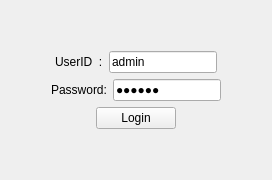
<?xml version="1.0" encoding="UTF-8"?>
<ui version="4.0">
 <class>LoginForm</class>
 <widget class="QWidget" name="LoginForm">
  <property name="geometry">
   <rect>
    <x>0</x>
    <y>0</y>
    <width>450</width>
    <height>220</height>
   </rect>
  </property>
  <property name="windowTitle">
   <string>Login</string>
  </property>
  <layout class="QVBoxLayout">
   <property name="sizeConstraint">
    <enum>QLayout::SetFixedSize</enum>
   </property>
   <item>
    <spacer name="v1">
     <property name="orientation">
      <enum>Qt::Vertical</enum>
     </property>
     <property name="sizeHint" stdset="0">
      <size>
       <width>20</width>
       <height>40</height>
      </size>
     </property>
    </spacer>
   </item>
   <item>
    <layout class="QHBoxLayout" name="ID">
     <item>
      <spacer name="h2">
       <property name="orientation">
        <enum>Qt::Horizontal</enum>
       </property>
       <property name="sizeHint" stdset="0">
        <size>
         <width>40</width>
         <height>20</height>
        </size>
       </property>
      </spacer>
     </item>
     <item>
      <widget class="QLabel" name="IDLabel">
       <property name="text">
        <string>UserID  :</string>
       </property>
      </widget>
     </item>
     <item>
      <widget class="QLineEdit" name="UserID">
       <property name="text">
        <string>admin</string>
       </property>
      </widget>
     </item>
     <item>
      <spacer name="h1">
       <property name="orientation">
        <enum>Qt::Horizontal</enum>
       </property>
       <property name="sizeHint" stdset="0">
        <size>
         <width>40</width>
         <height>20</height>
        </size>
       </property>
      </spacer>
     </item>
    </layout>
   </item>
   <item>
    <layout class="QHBoxLayout" name="PW">
     <item>
      <spacer name="h4">
       <property name="orientation">
        <enum>Qt::Horizontal</enum>
       </property>
       <property name="sizeHint" stdset="0">
        <size>
         <width>40</width>
         <height>20</height>
        </size>
       </property>
      </spacer>
     </item>
     <item>
      <widget class="QLabel" name="PWLabel">
       <property name="text">
        <string>Password:</string>
       </property>
      </widget>
     </item>
     <item>
      <widget class="QLineEdit" name="Password">
       <property name="text">
        <string>123456</string>
       </property>
       <property name="echoMode">
        <enum>QLineEdit::Password</enum>
       </property>
      </widget>
     </item>
     <item>
      <spacer name="h3">
       <property name="orientation">
        <enum>Qt::Horizontal</enum>
       </property>
       <property name="sizeHint" stdset="0">
        <size>
         <width>40</width>
         <height>20</height>
        </size>
       </property>
      </spacer>
     </item>
    </layout>
   </item>
   <item>
    <layout class="QHBoxLayout" name="Submit">
     <item>
      <spacer name="h5">
       <property name="orientation">
        <enum>Qt::Horizontal</enum>
       </property>
       <property name="sizeHint" stdset="0">
        <size>
         <width>40</width>
         <height>20</height>
        </size>
       </property>
      </spacer>
     </item>
     <item>
      <widget class="QPushButton" name="Login">
       <property name="text">
        <string>Login</string>
       </property>
      </widget>
     </item>
     <item>
      <spacer name="h6">
       <property name="orientation">
        <enum>Qt::Horizontal</enum>
       </property>
       <property name="sizeHint" stdset="0">
        <size>
         <width>40</width>
         <height>20</height>
        </size>
       </property>
      </spacer>
     </item>
    </layout>
   </item>
   <item>
    <spacer name="v2">
     <property name="orientation">
      <enum>Qt::Vertical</enum>
     </property>
     <property name="sizeHint" stdset="0">
      <size>
       <width>20</width>
       <height>40</height>
      </size>
     </property>
    </spacer>
   </item>
  </layout>
 </widget>
 <resources/>
 <connections/>
</ui>
